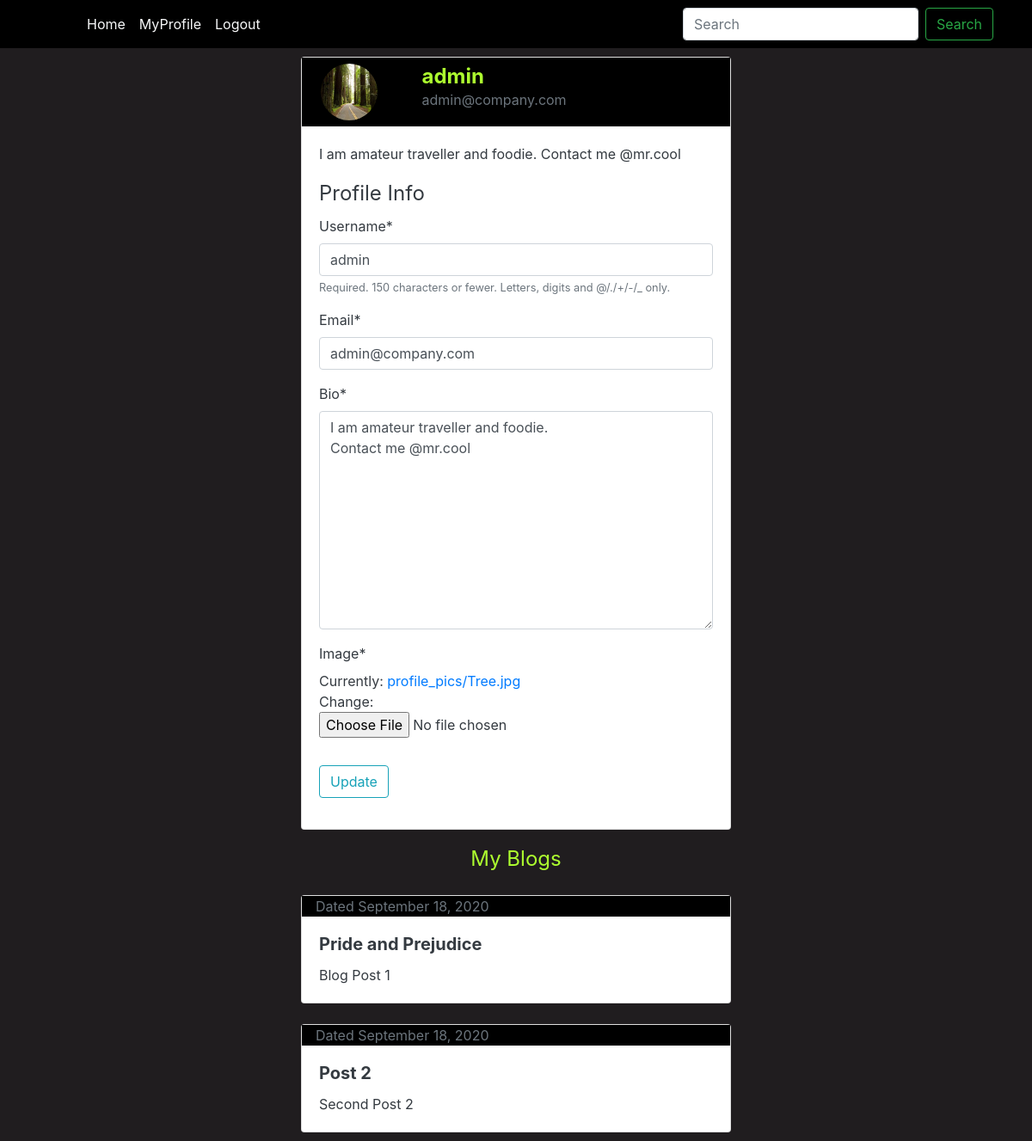
The app's page /profile (signed in) with its own data.
### users/models.py (models this page shows, shortened)
class Profile(models.Model):
    user = models.OneToOneField(User,on_delete=models.CASCADE)
    image = models.ImageField(default="default.png",upload_to="profile_pics")
    bio = models.TextField()

### blog/models.py (models this page shows, shortened)
class Post(models.Model):
    title = models.CharField(max_length=100)
    content = models.TextField()
    date = models.DateTimeField(auto_now_add=True)
    author = models.ForeignKey(User,on_delete=models.CASCADE)

### users/views.py (the view)
# urls.py: path('profile',views.profile,name='profile')
@login_required
def profile(request):
    if request.method == 'POST':
        u_form = UserUpdateForm(request.POST,instance=request.user)
        p_form = ProfileUpdateForm(request.POST,request.FILES,instance=request.user.profile)
        if u_form.is_valid() and p_form.is_valid():
            u_form.save()
            p_form.save()
            messages.success(request,f'Profile has been updated successfully.')
            return redirect('profile')
    else:
        u_form = UserUpdateForm(instance=request.user)
        p_form = ProfileUpdateForm(instance=request.user.profile)
    context = {
        'u_form':u_form,
        'p_form':p_form
    }
    return render(request,'users/profile.html',context)

### users/forms.py
class UserUpdateForm(forms.ModelForm):
    email = forms.EmailField()
    class Meta:
        model = User
        fields = ['username','email']

class ProfileUpdateForm(forms.ModelForm):
    class Meta:
        model = Profile
        fields = ['bio','image']

### users/templates/users/profile.html (shortened to what this page needs)
{% extends 'blog/base.html' %}
{% load crispy_forms_tags %}
{% block body1 %}
    <div style="margin:10px;padding:auto;">
        <div class="card mx-auto"  style="width:500px">
            <div class="container">
                <div class="row">
                    <div class="col-sm-3" style="background-color:black;">
                        <img  style="border-radius: 50%; height:80px; width:80px;padding:7px" src="{{user.profile.image.url}}" alt="Card image"/>
                    </div>
                    <div class="col-sm-9 pt-2" style="background-color:black;">
                        <p>
                            <span class="h4 font-weight-bold">{{user.username}}</span><br>
                            <span class = "text-muted">{{user.email}}</span>
                        </p>
                    </div>
                </div>
            </div>
            <div class="card-body text-dark">
                <p>
                    {{user.profile.bio}}
                </p>
                <legend>Profile Info</legend>
                <form method='POST' enctype="multipart/form-data">
                    <fieldset class="form-group">
                        {{u_form|crispy}}
                        {{p_form|crispy}}
                    </fieldset>
                    <div class="form-group">
                        <button class="btn btn-outline-info" type="submit">Update</button>
                    </div>
                </form>
            </div>
        </div>
        <legend class="container mt-3" style="text-align: center;">My Blogs</legend>
        {% if user.post_set.all %}
            {% for post in user.post_set.all %}
                <div class="card mx-auto mt-4"  style="width:500px">
                    <div class="px-3" style="background-color:black;">
                            <span class = "text-muted">Dated {{post.date|date:"F d, Y"}}</span>
                    </div>
                    <div class="card-body text-dark">
                        {% if post.title %}
                            <div class="card-title h5 font-weight-bold">{{post.title}}</div>
                        {% endif %}
                        <p class="card-text">
                            {{post.content}}
                        </p>
                    </div>
                </div>
            {% endfor %}
        {% else %}
            <div class="text-muted" style="text-align: center;">--No blogs yet--</div>
        {% endif %}
    </div>
{% endblock body1 %}

### static/main.css (style rules this page uses)
body { background-color: rgb(32, 29, 31); color: greenyellow; }

### records on screen
Profile: bio "I am amateur traveller and foodie. Contact me @mr.cool"
Post: date "September 18, 2020", title "Pride and Prejudice", content "Blog Post 1"
Post: date "September 18, 2020", title "Post 2", content "Second Post 2"

### other values on screen
{{ user.username }} "admin"
{{ user.email }} "admin@company.com"
{{ user.profile.bio }} "I am amateur traveller and foodie. Contact me @mr.cool"
